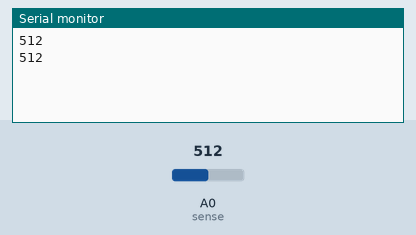
Recording of a sketch running on a simulated Arduino Uno, built with avr-gcc and run on an emulated ATmega328P. Parts: the last lines printed to the serial monitor. The inputs (shaded band) are chosen by the test bench; at power-on: A0 (sense) = 512.

Above: at 1.8 s.
1.9 s: A0 (sense) set to 716
At 2.8 s:
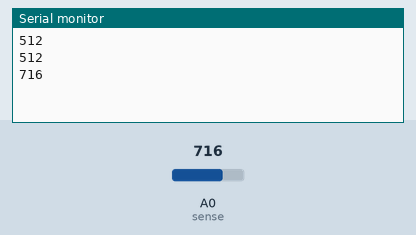
3.4 s: A0 (sense) set to 900
At 4.4 s:
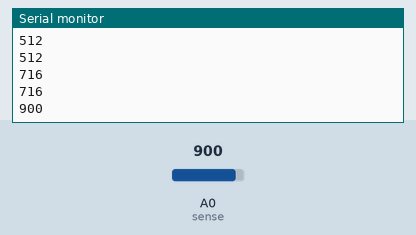
Timing chart, 0 to 6.4 s (numbered marks = the images above; inputs shaded):
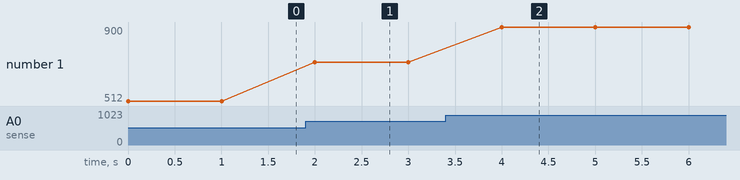

Measured:
- after the input at 1.9 s, the serial monitor: prints a new line after 0.10 s (image 1)
- after the input at 3.4 s, the serial monitor: prints a new line after 0.60 s (image 2)
- plotted number 1: 512 → 716 after the input at 1.9 s, 716 → 900 after the input at 3.4 s

The sketch:

sensor.ino
```cpp
int sense=0;
void setup()
{ analogReference(DEFAULT);
Serial.begin(9600);
}
void loop()
{Serial.println(analogRead(sense));
delay(1000);
}
```
